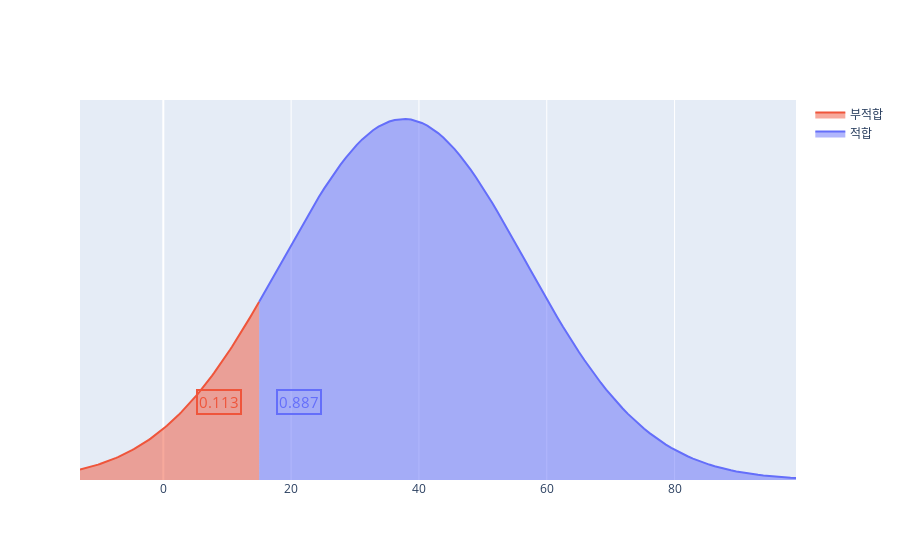

Here is the notebook cell this chart was saved with:
### Markdown cell above
#### 부산시 미세먼지 적합도

### Code cell
pm10_pro,pm10_pro_negative = cal_norm(df_air_pollution['pm10Value'].mean(),df_air_pollution['pm10Value'].std(),
df_air_pollution['pm10Value'].min(),df_air_pollution['pm10Value'].max(),pm10_standard,False)
pm10_pro
